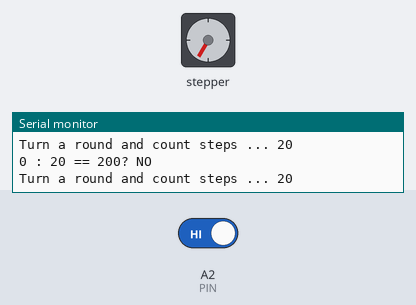
The sketch below on a simulated Arduino Uno, built with avr-gcc and run on an emulated ATmega328P. Parts: stepper motor, the last lines printed to the serial monitor. Inputs (shaded band) come from the test bench; at power-on: A2 (PIN) HIGH. Stepper angles assume 200 steps per turn.

Above: at 0.8 s.
0.9 s: A2 (PIN) driven LOW
At 1.05 s:
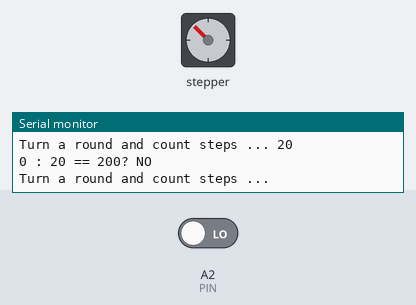
3.9 s: A2 (PIN) driven HIGH
At 6.51 s:
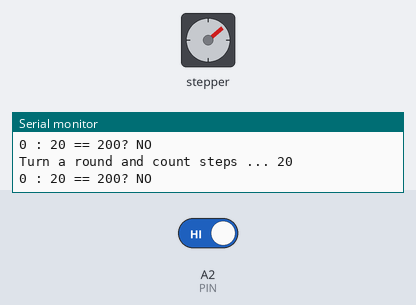
Timing chart, 0 to 12.9 s (numbered marks = the images above; inputs shaded):
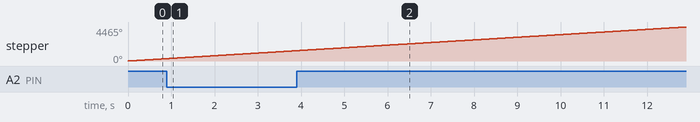

The sketch:

OpticalEndstopTest.ino
```cpp
//Stepper
#include <AFMotor.h>


#define ANGLE 1.8 //1.8 // 360 degree / 200 steps
#define STEP_COUNT 200
#define CHECK_COUNT 4

#define PIN A2
uint8_t skipSteps = 20;
uint8_t stepDelay = 5;
uint8_t curStep = 0;

AF_Stepper motor(STEP_COUNT, 1);

void initStepper() {
  motor.setSpeed(100);
  curStep = 0;
}


void doSingleStep(){
   curStep ++;
   motor.onestep(FORWARD, SINGLE);
   delay(stepDelay);
}


void goToEndstop(){

  curStep = 0;

  while ( curStep < skipSteps || ! digitalRead(PIN)){
    motor.onestep(FORWARD, SINGLE);
    delay(stepDelay);
    curStep ++;
  }
  curStep = 0;
}

/**
 *  check if the step counts are reliable
 *  @param checkCount set how much checks should be done
 */
void checkStepCount( uint8_t checkCount){

  if(checkCount < 1 ){
    Serial.print("check count must be bigger than 0 a good value is 4");
  }
  uint8_t checks[checkCount];
  uint8_t curCheck = 0;
  boolean checksOK = false;
  curStep = 0;

  while (!checksOK){

    // turn a round;
    Serial.print("Turn a round and count steps ... ");
    while (!digitalRead(PIN) || curStep < skipSteps) {
      doSingleStep();
    }
    checks[curCheck] = curStep;
    Serial.println(curStep);

    // check steps
    for(int i = 0; i < checkCount; i++){

        // stop loop if the step counts  are not the same

        Serial.print(i);
        Serial.print(" : ");
        Serial.print(checks[i]);
        Serial.print(" == ");
        Serial.print(STEP_COUNT);
        Serial.print("? ");

        if(checks[i] != STEP_COUNT){
          Serial.println("NO");
          break;
        }
        Serial.println("Yes");

        // if all step counts are the same save result and go on
        if(i == checkCount-1){
          checksOK = true;
          Serial.println("Checks finished!");
        }

    }
    curCheck ++;
    // reset array counter if end of array was reached
    if(curCheck == checkCount){
      curCheck = 0;
    }
    curStep = 0;
  }


}

void setup() {
 Serial.begin(115200);

  // init end switch
 pinMode(PIN, INPUT);

 // init stepper
 initStepper();
 checkStepCount(CHECK_COUNT);
 delay(5000);
}

void loop() {
  // put your main code here, to run repeatedly:

 doSingleStep();

  if (digitalRead(PIN) && curStep > skipSteps) {
    Serial.println(curStep);
    curStep = 0;
  }


}
```
